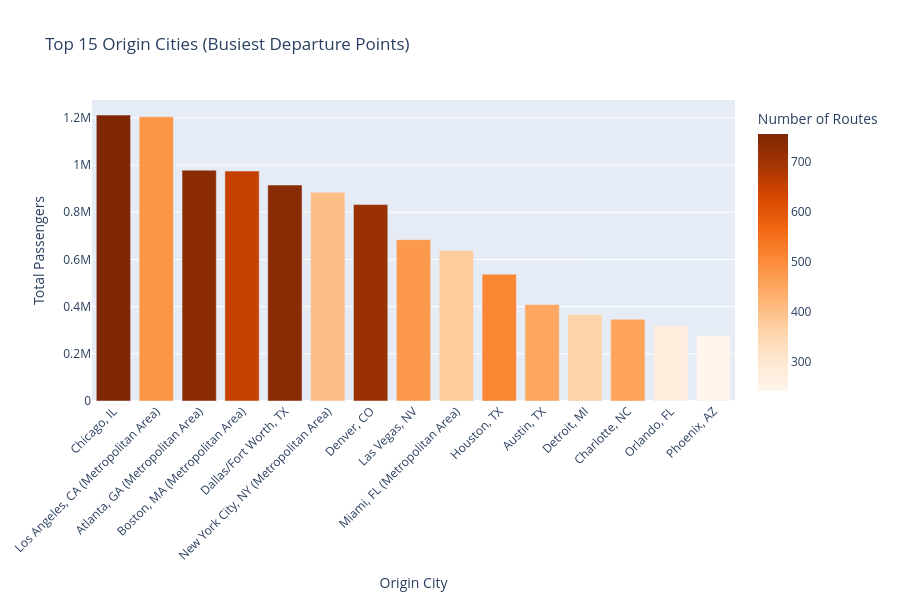

Here is the notebook cell this chart was saved with:
### Markdown cell above
## 4. Top Origin Cities (Most Departures)

Which cities are the busiest departure points?

### Code cell
origin_stats = df.groupby('city1').agg({
    'passengers': 'sum',
    'route': 'count',
    'fare': 'mean'
}).reset_index()
origin_stats.columns = ['City', 'Total Passengers', 'Number of Routes', 'Avg Fare']

top_origins = origin_stats.nlargest(15, 'Total Passengers')

fig = px.bar(top_origins, 
             x='City', 
             y='Total Passengers',
             title='Top 15 Origin Cities (Busiest Departure Points)',
             labels={'Total Passengers': 'Total Passengers', 'City': 'Origin City'},
             color='Number of Routes',
             color_continuous_scale='Oranges',
             hover_data={'Avg Fare': ':.2f'})

fig.update_layout(xaxis_tickangle=-45, height=600)
fig.show()

### Figure 1 — Plotly figure (JSON) as saved in the notebook; plotly's stock layout.template omitted (floating-point values rounded to 4 significant figures)
{"data": [{"customdata": [[232.2], [260.7], [246.5], [243.4], [249.8], [256.0], [218.0], [214.3], [229.6], [245.3], [235.1], [265.7], [268.8], [220.9], [227.9]], "hovertemplate": "Origin City=%{x}<br>Total Passengers=%{y}<br>Avg Fare=%{customdata[0]:.2f}<br>Number of Routes=%{marker.color}<extra></extra>", "legendgroup": "", "marker": {"color": [756, 483, 738, 652, 739, 404, 713, 475, 378, 512, 447, 359, 456, 271, 241], "coloraxis": "coloraxis", "pattern": {"shape": ""}}, "name": "", "orientation": "v", "showlegend": false, "textposition": "auto", "type": "bar", "x": ["Chicago, IL", "Los Angeles, CA (Metropolitan Area)", "Atlanta, GA (Metropolitan Area)", "Boston, MA (Metropolitan Area)", "Dallas/Fort Worth, TX", "New York City, NY (Metropolitan Area)", "Denver, CO", "Las Vegas, NV", "Miami, FL (Metropolitan Area)", "Houston, TX", "Austin, TX", "Detroit, MI", "Charlotte, NC", "Orlando, FL", "Phoenix, AZ"], "xaxis": "x", "y": [1212167, 1205070, 978540, 974759, 915489, 885282, 832795, 683836, 637796, 537686, 408982, 366951, 346607, 319260, 277835], "yaxis": "y"}], "layout": {"barmode": "relative", "coloraxis": {"colorbar": {"title": {"text": "Number of Routes"}}, "colorscale": [[0, "rgb(255,245,235)"], [0.125, "rgb(254,230,206)"], [0.25, "rgb(253,208,162)"], [0.375, "rgb(253,174,107)"], [0.5, "rgb(253,141,60)"], [0.625, "rgb(241,105,19)"], [0.75, "rgb(217,72,1)"], [0.875, "rgb(166,54,3)"], [1, "rgb(127,39,4)"]]}, "height": 600, "legend": {"tracegroupgap": 0}, "title": {"text": "Top 15 Origin Cities (Busiest Departure Points)"}, "xaxis": {"anchor": "y", "domain": [0, 1], "tickangle": -45, "title": {"text": "Origin City"}}, "yaxis": {"anchor": "x", "domain": [0, 1], "title": {"text": "Total Passengers"}}}}
